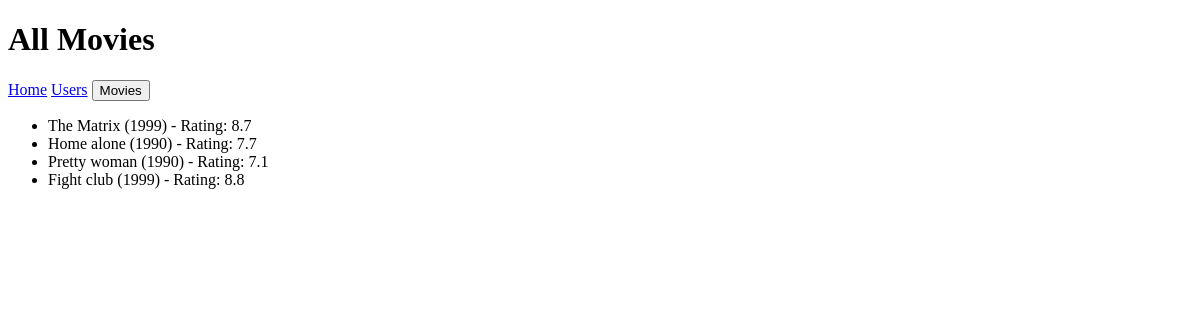
Before: /movies with the older database file.
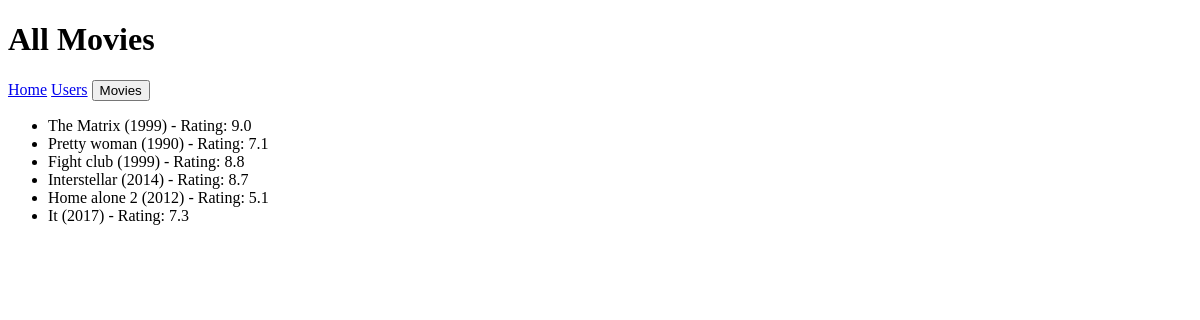
After: the same page with the newer database file.
### datamanager/data_models.py (models this page shows, shortened)
class Movie(db.Model):
    __tablename__ = 'movies'
    id = db.Column(db.Integer, primary_key=True, autoincrement=True)
    title = db.Column(db.String, nullable=False)
    release_year = db.Column(db.Integer, nullable=True)
    poster = db.Column(db.String, nullable=True)
    director = db.Column(db.String, nullable=True)
    rating = db.Column(db.Float, nullable=False)
    user_movies = db.relationship('UserMovies', back_populates='movie', cascade="all, delete")

### app.py (the view)
@app.route('/movies', methods=['GET'])
def movies():
    movies = data.get_all_movies()
    message = request.args.get('message')
    return render_template('movies.html', movies=movies, message=message)

### datamanager/sqlite_data_manager.py (called while the page is built)
    def get_all_movies(self):
        try:
            return self.db.session.query(Movie).all()
        except SQLAlchemyError as e:
            print(f"Error fetching all movies: {e}")
            return []

### templates/movies.html (shortened to what this page needs)
<!DOCTYPE html>
<html lang="en">
<head>
</head>
<body>
    <h1>All Movies</h1>
    <nav>
        <a href="/">Home</a>
        <a href="/users">Users</a>
        <a href="/movies"><button>Movies</button></a>
    </nav>
    {% if movies %}
        <ul>
            {% for movie in movies %}
                <li>{{ movie.title }} ({{ movie.release_year }}) - Rating: {{ movie.rating }}</li>
            {% endfor %}
        </ul>
    {% else %}
        <p>No movies available.</p>
    {% endif %}
</body>
</html>

Changed rows visible on the page:
removed Movie: title "Home alone", release_year "1990", rating "7.7"
changed Movie "The Matrix": rating "8.7" → "9.0"
added Movie: title "Interstellar", release_year "2014", rating "8.7"
added Movie: title "Home alone 2", release_year "2012", rating "5.1"
added Movie: title "It", release_year "2017", rating "7.3"
